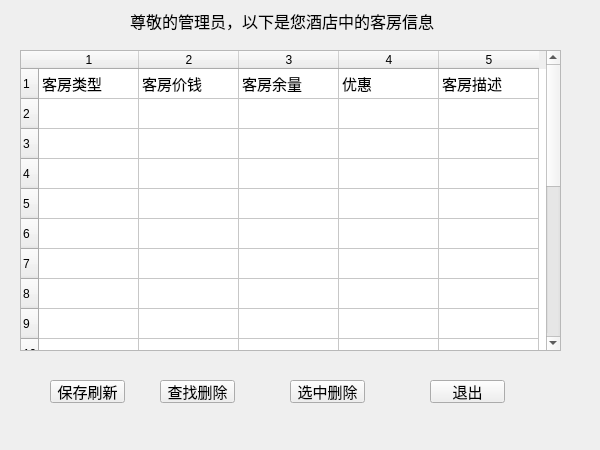
<?xml version="1.0" encoding="UTF-8"?>
<ui version="4.0">
 <class>manageroomwindow</class>
 <widget class="QWidget" name="manageroomwindow">
  <property name="geometry">
   <rect>
    <x>0</x>
    <y>0</y>
    <width>600</width>
    <height>450</height>
   </rect>
  </property>
  <property name="windowTitle">
   <string>Form</string>
  </property>
  <widget class="QTableWidget" name="tableWidget">
   <property name="geometry">
    <rect>
     <x>20</x>
     <y>50</y>
     <width>541</width>
     <height>301</height>
    </rect>
   </property>
   <property name="styleSheet">
    <string notr="true"/>
   </property>
   <property name="rowCount">
    <number>20</number>
   </property>
   <property name="columnCount">
    <number>5</number>
   </property>
   <row/>
   <row/>
   <row/>
   <row/>
   <row/>
   <row/>
   <row/>
   <row/>
   <row/>
   <row/>
   <row/>
   <row/>
   <row/>
   <row/>
   <row/>
   <row/>
   <row/>
   <row/>
   <row/>
   <row/>
   <column/>
   <column/>
   <column/>
   <column/>
   <column/>
   <item row="0" column="0">
    <property name="text">
     <string>客房类型</string>
    </property>
    <property name="font">
     <font>
      <family>华文行楷</family>
      <pointsize>11</pointsize>
     </font>
    </property>
   </item>
   <item row="0" column="1">
    <property name="text">
     <string>客房价钱</string>
    </property>
    <property name="font">
     <font>
      <family>华文行楷</family>
      <pointsize>11</pointsize>
     </font>
    </property>
   </item>
   <item row="0" column="2">
    <property name="text">
     <string>客房余量</string>
    </property>
    <property name="font">
     <font>
      <family>华文行楷</family>
      <pointsize>11</pointsize>
     </font>
    </property>
   </item>
   <item row="0" column="3">
    <property name="text">
     <string>优惠</string>
    </property>
    <property name="font">
     <font>
      <family>华文行楷</family>
      <pointsize>11</pointsize>
     </font>
    </property>
   </item>
   <item row="0" column="4">
    <property name="text">
     <string>客房描述</string>
    </property>
    <property name="font">
     <font>
      <family>华文行楷</family>
      <pointsize>11</pointsize>
     </font>
    </property>
   </item>
  </widget>
  <widget class="QPushButton" name="refresh">
   <property name="geometry">
    <rect>
     <x>50</x>
     <y>380</y>
     <width>75</width>
     <height>23</height>
    </rect>
   </property>
   <property name="font">
    <font>
     <family>华文行楷</family>
     <pointsize>11</pointsize>
    </font>
   </property>
   <property name="text">
    <string>保存刷新</string>
   </property>
  </widget>
  <widget class="QPushButton" name="exitbutton">
   <property name="geometry">
    <rect>
     <x>430</x>
     <y>380</y>
     <width>75</width>
     <height>23</height>
    </rect>
   </property>
   <property name="font">
    <font>
     <family>华文行楷</family>
     <pointsize>11</pointsize>
    </font>
   </property>
   <property name="text">
    <string>退出</string>
   </property>
  </widget>
  <widget class="QLabel" name="label">
   <property name="geometry">
    <rect>
     <x>130</x>
     <y>10</y>
     <width>321</width>
     <height>21</height>
    </rect>
   </property>
   <property name="font">
    <font>
     <family>华文行楷</family>
     <pointsize>12</pointsize>
    </font>
   </property>
   <property name="text">
    <string>尊敬的管理员，以下是您酒店中的客房信息</string>
   </property>
  </widget>
  <widget class="QPushButton" name="deletebutton">
   <property name="geometry">
    <rect>
     <x>160</x>
     <y>380</y>
     <width>75</width>
     <height>23</height>
    </rect>
   </property>
   <property name="font">
    <font>
     <family>华文行楷</family>
     <pointsize>11</pointsize>
    </font>
   </property>
   <property name="text">
    <string>查找删除</string>
   </property>
  </widget>
  <widget class="QPushButton" name="deletethis">
   <property name="geometry">
    <rect>
     <x>290</x>
     <y>380</y>
     <width>75</width>
     <height>23</height>
    </rect>
   </property>
   <property name="font">
    <font>
     <family>华文行楷</family>
     <pointsize>11</pointsize>
    </font>
   </property>
   <property name="text">
    <string>选中删除</string>
   </property>
  </widget>
 </widget>
 <resources/>
 <connections>
  <connection>
   <sender>exitbutton</sender>
   <signal>clicked()</signal>
   <receiver>manageroomwindow</receiver>
   <slot>close()</slot>
   <hints>
    <hint type="sourcelabel">
     <x>467</x>
     <y>391</y>
    </hint>
    <hint type="destinationlabel">
     <x>299</x>
     <y>224</y>
    </hint>
   </hints>
  </connection>
 </connections>
</ui>
